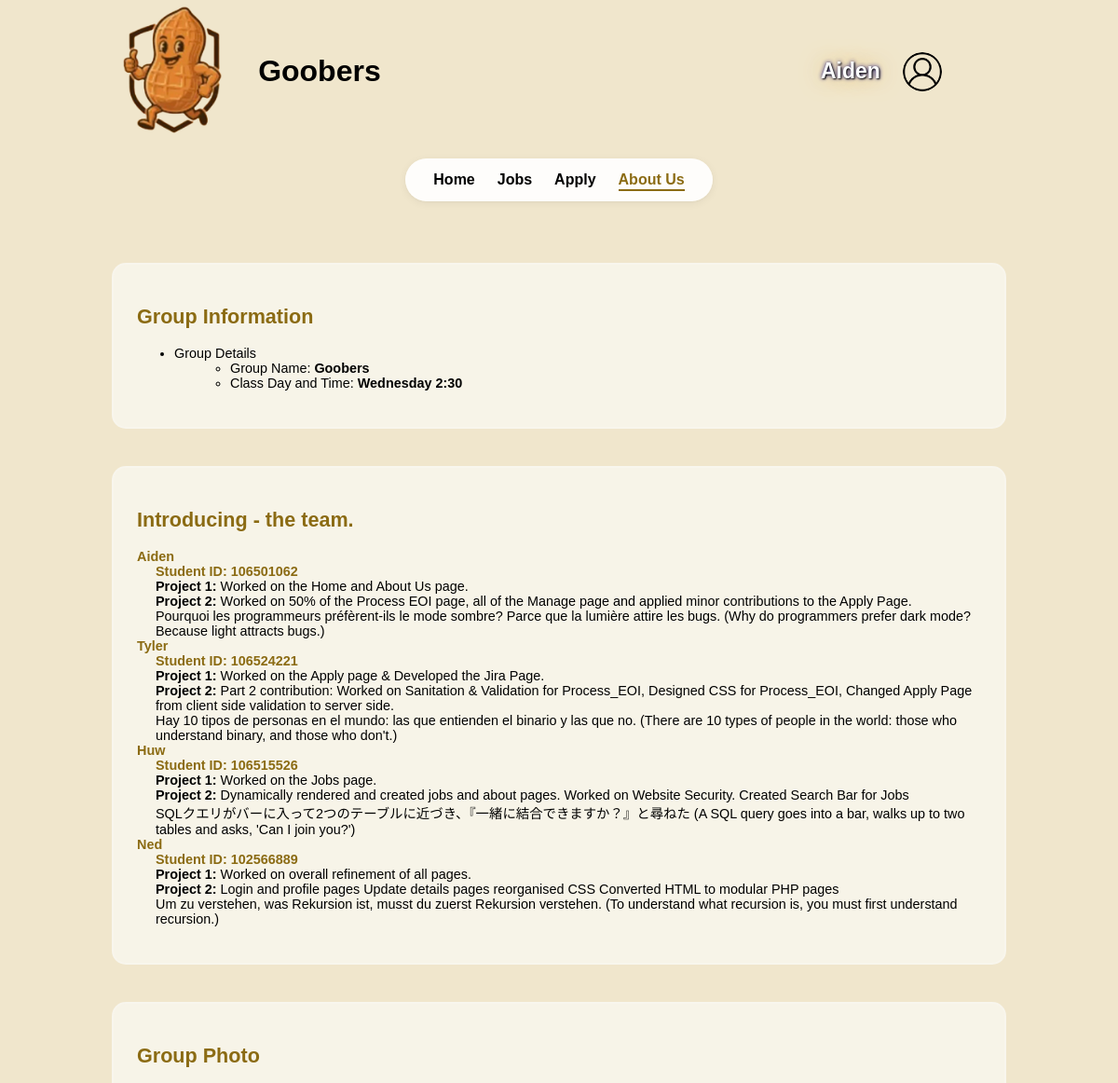
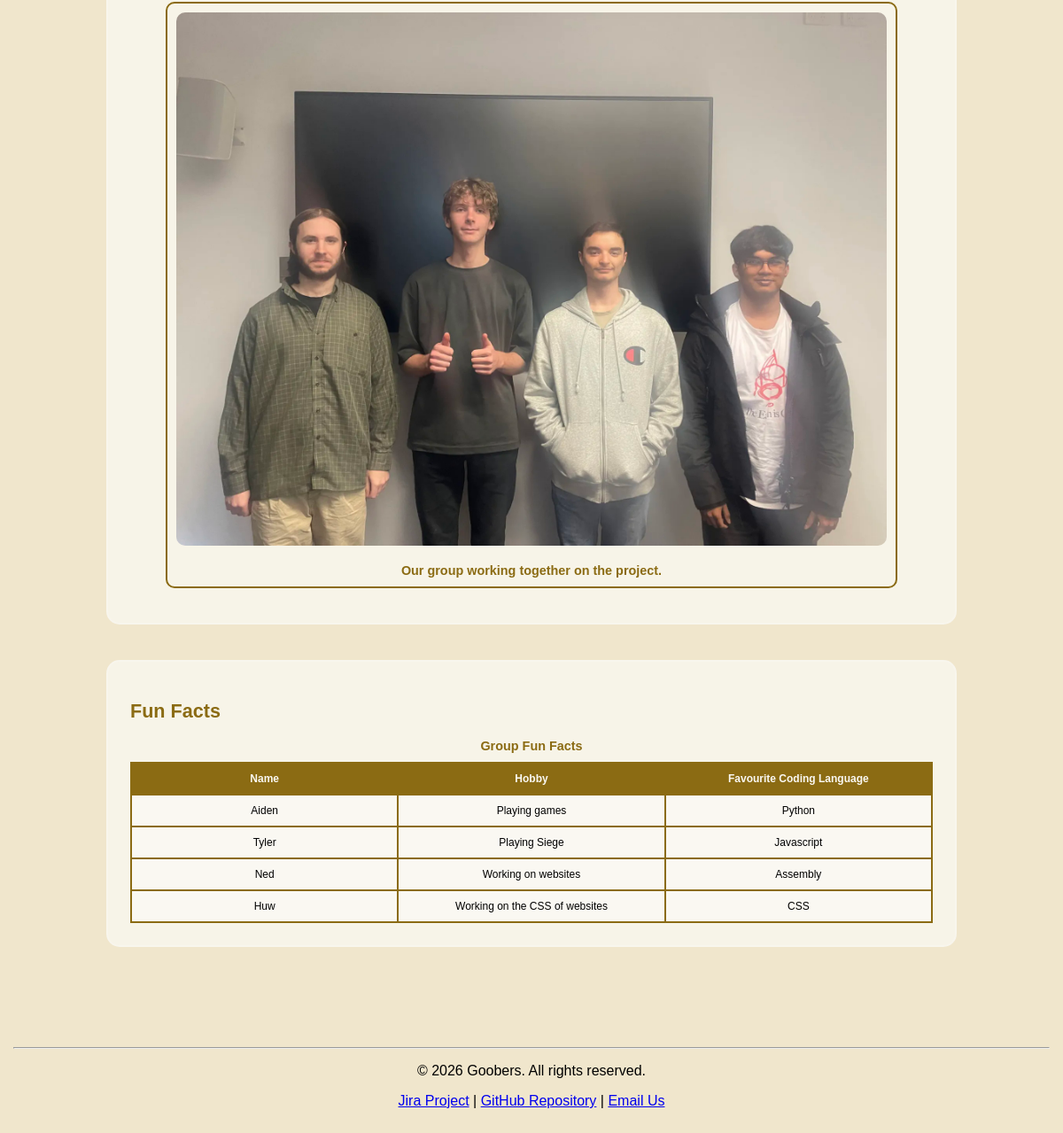
The app's page /about_us.php (signed in) with its own data (2 pictures, top to bottom).
### tables this page shows
CREATE TABLE `about` (
  `id` int(11) NOT NULL,
  `name` varchar(50) NOT NULL,
  `student_id` varchar(20) NOT NULL,
  `quote` text NOT NULL,
  `part1_contribution` text NOT NULL,
  `part2_contribution` text NOT NULL
);

### about_us.php (the view, shortened to what this page needs)
<?php
require_once("settings.php");
?>
<?php include "header.inc" ?>
    <main>
        <section id="groupInfo" class="contentBox" aria-label="Group Information">
            <h2>Group Information</h2>
            <ul>
                <li>
                    Group Details
                    <ul>
                        <li>Group Name: <strong>Goobers</strong></li>
                        <li>Class Day and Time: <strong>Wednesday 2:30</strong></li>
                    </ul>
                </li>
            </ul>
        </section>
        <section id="contributions" class="contentBox" aria-label="Team Contributions">
            <h2>Introducing - the team.</h2>
            <?php
            $conn = mysqli_connect($host, $dbuser, $dbpass, $dbname);
            if (!$conn) {
                echo "<p>Unable to load team contributions at this time.</p>";
            } else {
                $result = mysqli_query($conn, "SELECT * FROM about ORDER BY id ASC");
                if (!$result || mysqli_num_rows($result) === 0) {
                    echo "<p>No member information available.</p>";
                } else {
                    echo "<dl>";
                    while ($member = mysqli_fetch_assoc($result)) {
                        $name  = htmlspecialchars($member['name']);
                        $sid   = htmlspecialchars($member['student_id']);
                        $quote = htmlspecialchars($member['quote']);
                        $part1 = htmlspecialchars($member['part1_contribution']);
                        $part2 = htmlspecialchars($member['part2_contribution']);
                        ?>
                        <dt><?php echo $name; ?></dt>
                        <dd class="student-id">Student ID: <?php echo $sid; ?></dd>
                        <dd><strong>Project 1:</strong> <?php echo $part1; ?></dd>
                        <dd><strong>Project 2:</strong> <?php echo $part2; ?></dd>
                        <dd><?php echo $quote; ?></dd>
                        <?php
                    }
                    echo "</dl>";
                }
            }
            ?>
        </section>
        <section id="groupPhoto" class="contentBox" aria-label="Group Photo">
            <h2>Group Photo</h2>
            <figure>
                <img src="images/group_photo.png" alt="Group photo of the Goobers team">
                <figcaption>
                    <strong>Our group working together on the project.</strong>
                </figcaption>
            </figure>
        </section>
        <section id="funFacts" class="contentBox" aria-label="Fun Facts">
            <h2>Fun Facts</h2>
            <table>
                <caption>Group Fun Facts</caption>
                <tr>
                    <th>Name</th>
                    <th>Hobby</th>
                    <th>Favourite Coding Language</th>
                </tr>
                <tr>
                    <td>Aiden</td>
                    <td>Playing games</td>
                    <td>Python</td>
                </tr>
                <tr>
                    <td>Tyler</td>
                    <td>Playing Siege</td>
                    <td>Javascript</td>
                </tr>
                <tr>
                    <td>Ned</td>
                    <td>Working on websites</td>
                    <td>Assembly</td>
                </tr>
                <tr>
                    <td>Huw</td>
                    <td>Working on the CSS of websites</td>
                    <td>CSS</td>
                </tr>
            </table>
        </section>
    </main>
<?php include "footer.inc" ?>

### styles/styles.css (style rules this page uses)
:root { --main-bg: #dab262; --custom-white: #faf8f2; --custom-cream: #f0e6cc; --custom-peanut:#8b6b13; --custom-peanut2:#ab8b33; --custom-peanut3:#cbab53; --custom-peanut4: #a87f14; --custom-title:#6b4b03; --custom-goober: #f0e6cc; --custom-gooberwhite: #faf8f2; --custom-goobergray: #ebeced; --custom-login: #bab262; --glass-white: rgba(250, 248, 242, 0.75); --glass-white-hover: rgba(250, 248, 242, 0.9); --border-white-soft: rgba(250, 248, 242, 0.4); --shadow-peanut-soft: rgba(139, 107, 19, 0.15); --border-peanut-soft: rgba(201, 168, 76, 0.5); --main-font: Verdana, Geneva, sans-serif; }
body { width: 100%; height: 100%; margin: 0; padding: 0; font-family: var(--main-font); font-size: 16px; background: var(--custom-cream); }
main { width: 80%; min-height: 800px; margin: 30px auto; padding: 20px; background: transparent; }
img { max-width: 100%; height: auto; }
.contentBox { margin-bottom: 40px; font-size: 0.9em; padding: 25px; border-radius: 15px; background-color: var(--glass-white); border: 2px solid var(--border-white-soft); transition: 0.4s ease; }
.contentBox h2 { color: var(--custom-peanut); }
.contentBox ul ul { list-style-type: circle; margin-left: 20px; }
.contentBox dt { font-weight: bold; color: var(--custom-peanut); }
.contentBox dd { margin-left: 20px; }
.student-id { font-weight: bold; color: var(--custom-peanut); }
.contentBox figure { text-align: center; border: 2px solid var(--custom-peanut); padding: 10px; border-radius: 10px; }
.contentBox figure img { max-width: 100%; height: auto; }
.contentBox figcaption { color: var(--custom-peanut); }
.contentBox table { width: 100%; border-collapse: collapse; background-color: var(--custom-white); table-layout: fixed; word-wrap: break-word; }
.contentBox th, .contentBox td { padding: 10px; border: 2px solid var(--custom-peanut); text-align: center; font-size: 0.75rem; word-break: keep-all; }
.contentBox th { background-color: var(--custom-peanut); color: var(--custom-white); }
.contentBox caption { font-weight: bold; margin-bottom: 10px; color: var(--custom-peanut); }
.contentBox img { max-width: 80%; height: auto; border-radius: 10px; display: block; margin: 0 auto 20px auto; }

### records on screen
about: name "Aiden", student "106501062", part1_contribution "Worked on the Home and About Us page.", part2_contribution "Worked on 50% of the Process EOI page, all of the Manage page and applied minor contributions to the Apply Page.", quote "Pourquoi les programmeurs préfèrent-ils le mode sombre? Parce que la lumière attire les bugs. (Why do programmers prefer dark mode? Because light attracts bugs.)"
about: name "Tyler", student "106524221", part1_contribution "Worked on the Apply page & Developed the Jira Page.", part2_contribution "Part 2 contribution: Worked on Sanitation & Validation for Process_EOI, Designed CSS for Process_EOI, Changed Apply Page from client side validation to server side.", quote "Hay 10 tipos de personas en el mundo: las que entienden el binario y las que no. (There are 10 types of people in the world: those who understand binary, and those who don't.)"
about: name "Huw", student "106515526", part1_contribution "Worked on the Jobs page.", part2_contribution "Dynamically rendered and created jobs and about pages. Worked on Website Security. Created Search Bar for Jobs", quote "SQLクエリがバーに入って2つのテーブルに近づき、『一緒に結合できますか？』と尋ねた (A SQL query goes into a bar, walks up to two tables and asks, 'Can I join you?')"
about: name "Ned", student "102566889", part1_contribution "Worked on overall refinement of all pages.", part2_contribution "Login and profile pages Update details pages reorganised CSS Converted HTML to modular PHP pages", quote "Um zu verstehen, was Rekursion ist, musst du zuerst Rekursion verstehen. (To understand what recursion is, you must first understand recursion.)"

### other values on screen
$_SESSION['username'] "Aiden"
